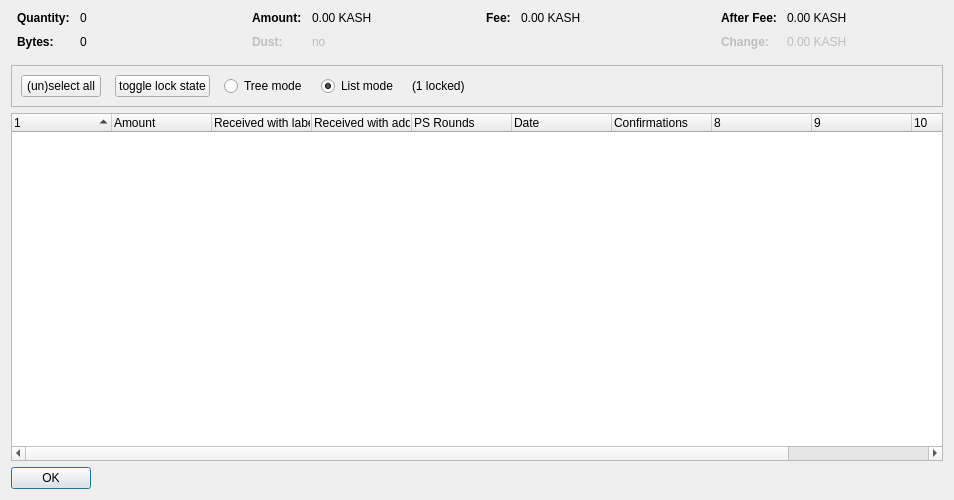
<?xml version="1.0" encoding="UTF-8"?>
<ui version="4.0">
 <class>CoinControlDialog</class>
 <widget class="QDialog" name="CoinControlDialog">
  <property name="geometry">
   <rect>
    <x>0</x>
    <y>0</y>
    <width>954</width>
    <height>500</height>
   </rect>
  </property>
  <property name="windowTitle">
   <string>Coin Selection</string>
  </property>
  <layout class="QVBoxLayout" name="verticalLayout">
   <item>
    <layout class="QHBoxLayout" name="horizontalLayoutTop" stretch="0,0,0,0">
     <property name="topMargin">
      <number>0</number>
     </property>
     <property name="bottomMargin">
      <number>10</number>
     </property>
     <item>
      <layout class="QFormLayout" name="formLayoutCoinControl1">
       <property name="horizontalSpacing">
        <number>10</number>
       </property>
       <property name="verticalSpacing">
        <number>10</number>
       </property>
       <property name="leftMargin">
        <number>6</number>
       </property>
       <property name="rightMargin">
        <number>6</number>
       </property>
       <item row="0" column="0">
        <widget class="QLabel" name="labelCoinControlQuantityText">
         <property name="font">
          <font>
           <weight>75</weight>
           <bold>true</bold>
          </font>
         </property>
         <property name="text">
          <string>Quantity:</string>
         </property>
        </widget>
       </item>
       <item row="0" column="1">
        <widget class="QLabel" name="labelCoinControlQuantity">
         <property name="cursor">
          <cursorShape>IBeamCursor</cursorShape>
         </property>
         <property name="contextMenuPolicy">
          <enum>Qt::ActionsContextMenu</enum>
         </property>
         <property name="text">
          <string notr="true">0</string>
         </property>
         <property name="textInteractionFlags">
          <set>Qt::LinksAccessibleByMouse|Qt::TextSelectableByKeyboard|Qt::TextSelectableByMouse</set>
         </property>
        </widget>
       </item>
       <item row="1" column="0">
        <widget class="QLabel" name="labelCoinControlBytesText">
         <property name="font">
          <font>
           <weight>75</weight>
           <bold>true</bold>
          </font>
         </property>
         <property name="text">
          <string>Bytes:</string>
         </property>
        </widget>
       </item>
       <item row="1" column="1">
        <widget class="QLabel" name="labelCoinControlBytes">
         <property name="cursor">
          <cursorShape>IBeamCursor</cursorShape>
         </property>
         <property name="contextMenuPolicy">
          <enum>Qt::ActionsContextMenu</enum>
         </property>
         <property name="text">
          <string notr="true">0</string>
         </property>
         <property name="textInteractionFlags">
          <set>Qt::LinksAccessibleByMouse|Qt::TextSelectableByKeyboard|Qt::TextSelectableByMouse</set>
         </property>
        </widget>
       </item>
      </layout>
     </item>
     <item>
      <layout class="QFormLayout" name="formLayoutCoinControl2">
       <property name="horizontalSpacing">
        <number>10</number>
       </property>
       <property name="verticalSpacing">
        <number>10</number>
       </property>
       <property name="leftMargin">
        <number>6</number>
       </property>
       <property name="rightMargin">
        <number>6</number>
       </property>
       <item row="0" column="0">
        <widget class="QLabel" name="labelCoinControlAmountText">
         <property name="font">
          <font>
           <weight>75</weight>
           <bold>true</bold>
          </font>
         </property>
         <property name="text">
          <string>Amount:</string>
         </property>
        </widget>
       </item>
       <item row="0" column="1">
        <widget class="QLabel" name="labelCoinControlAmount">
         <property name="cursor">
          <cursorShape>IBeamCursor</cursorShape>
         </property>
         <property name="contextMenuPolicy">
          <enum>Qt::ActionsContextMenu</enum>
         </property>
         <property name="text">
          <string notr="true">0.00 KASH</string>
         </property>
         <property name="textInteractionFlags">
          <set>Qt::LinksAccessibleByMouse|Qt::TextSelectableByKeyboard|Qt::TextSelectableByMouse</set>
         </property>
        </widget>
       </item>
       <item row="1" column="0">
        <widget class="QLabel" name="labelCoinControlLowOutputText">
         <property name="enabled">
          <bool>false</bool>
         </property>
         <property name="font">
          <font>
           <weight>75</weight>
           <bold>true</bold>
          </font>
         </property>
         <property name="text">
          <string>Dust:</string>
         </property>
        </widget>
       </item>
       <item row="1" column="1">
        <widget class="QLabel" name="labelCoinControlLowOutput">
         <property name="enabled">
          <bool>false</bool>
         </property>
         <property name="cursor">
          <cursorShape>IBeamCursor</cursorShape>
         </property>
         <property name="contextMenuPolicy">
          <enum>Qt::ActionsContextMenu</enum>
         </property>
         <property name="text">
          <string notr="true">no</string>
         </property>
         <property name="textInteractionFlags">
          <set>Qt::LinksAccessibleByMouse|Qt::TextSelectableByKeyboard|Qt::TextSelectableByMouse</set>
         </property>
        </widget>
       </item>
      </layout>
     </item>
     <item>
      <layout class="QFormLayout" name="formLayoutCoinControl3">
       <property name="horizontalSpacing">
        <number>10</number>
       </property>
       <property name="verticalSpacing">
        <number>10</number>
       </property>
       <property name="leftMargin">
        <number>6</number>
       </property>
       <property name="rightMargin">
        <number>6</number>
       </property>
       <item row="0" column="0">
        <widget class="QLabel" name="labelCoinControlFeeText">
         <property name="font">
          <font>
           <weight>75</weight>
           <bold>true</bold>
          </font>
         </property>
         <property name="text">
          <string>Fee:</string>
         </property>
        </widget>
       </item>
       <item row="0" column="1">
        <widget class="QLabel" name="labelCoinControlFee">
         <property name="cursor">
          <cursorShape>IBeamCursor</cursorShape>
         </property>
         <property name="contextMenuPolicy">
          <enum>Qt::ActionsContextMenu</enum>
         </property>
         <property name="text">
          <string notr="true">0.00 KASH</string>
         </property>
         <property name="textInteractionFlags">
          <set>Qt::LinksAccessibleByMouse|Qt::TextSelectableByKeyboard|Qt::TextSelectableByMouse</set>
         </property>
        </widget>
       </item>
      </layout>
     </item>
     <item>
      <layout class="QFormLayout" name="formLayoutCoinControl4">
       <property name="horizontalSpacing">
        <number>10</number>
       </property>
       <property name="verticalSpacing">
        <number>10</number>
       </property>
       <property name="leftMargin">
        <number>6</number>
       </property>
       <property name="rightMargin">
        <number>6</number>
       </property>
       <item row="0" column="0">
        <widget class="QLabel" name="labelCoinControlAfterFeeText">
         <property name="font">
          <font>
           <weight>75</weight>
           <bold>true</bold>
          </font>
         </property>
         <property name="text">
          <string>After Fee:</string>
         </property>
        </widget>
       </item>
       <item row="0" column="1">
        <widget class="QLabel" name="labelCoinControlAfterFee">
         <property name="cursor">
          <cursorShape>IBeamCursor</cursorShape>
         </property>
         <property name="contextMenuPolicy">
          <enum>Qt::ActionsContextMenu</enum>
         </property>
         <property name="text">
          <string notr="true">0.00 KASH</string>
         </property>
         <property name="textInteractionFlags">
          <set>Qt::LinksAccessibleByMouse|Qt::TextSelectableByKeyboard|Qt::TextSelectableByMouse</set>
         </property>
        </widget>
       </item>
       <item row="1" column="0">
        <widget class="QLabel" name="labelCoinControlChangeText">
         <property name="enabled">
          <bool>false</bool>
         </property>
         <property name="font">
          <font>
           <weight>75</weight>
           <bold>true</bold>
          </font>
         </property>
         <property name="text">
          <string>Change:</string>
         </property>
        </widget>
       </item>
       <item row="1" column="1">
        <widget class="QLabel" name="labelCoinControlChange">
         <property name="enabled">
          <bool>false</bool>
         </property>
         <property name="cursor">
          <cursorShape>IBeamCursor</cursorShape>
         </property>
         <property name="contextMenuPolicy">
          <enum>Qt::ActionsContextMenu</enum>
         </property>
         <property name="text">
          <string notr="true">0.00 KASH</string>
         </property>
         <property name="textInteractionFlags">
          <set>Qt::LinksAccessibleByMouse|Qt::TextSelectableByKeyboard|Qt::TextSelectableByMouse</set>
         </property>
        </widget>
       </item>
      </layout>
     </item>
    </layout>
   </item>
   <item>
    <widget class="QFrame" name="frame">
     <property name="minimumSize">
      <size>
       <width>0</width>
       <height>40</height>
      </size>
     </property>
     <property name="frameShape">
      <enum>QFrame::StyledPanel</enum>
     </property>
     <property name="frameShadow">
      <enum>QFrame::Sunken</enum>
     </property>
     <layout class="QHBoxLayout" name="horizontalLayout">
      <item>
       <layout class="QHBoxLayout" name="horizontalLayoutPanel" stretch="0,0,0,0,0,0">
        <property name="spacing">
         <number>14</number>
        </property>
        <item>
         <widget class="QPushButton" name="pushButtonSelectAll">
          <property name="sizePolicy">
           <sizepolicy hsizetype="Maximum" vsizetype="Fixed">
            <horstretch>0</horstretch>
            <verstretch>0</verstretch>
           </sizepolicy>
          </property>
          <property name="text">
           <string>(un)select all</string>
          </property>
          <property name="autoDefault">
           <bool>false</bool>
          </property>
         </widget>
        </item>
        <item>
         <widget class="QPushButton" name="pushButtonToggleLock">
          <property name="sizePolicy">
           <sizepolicy hsizetype="Maximum" vsizetype="Fixed">
            <horstretch>0</horstretch>
            <verstretch>0</verstretch>
           </sizepolicy>
          </property>
          <property name="text">
           <string>toggle lock state</string>
          </property>
          <property name="autoDefault">
           <bool>false</bool>
          </property>
         </widget>
        </item>
        <item>
         <widget class="QRadioButton" name="radioTreeMode">
          <property name="sizePolicy">
           <sizepolicy hsizetype="Maximum" vsizetype="Fixed">
            <horstretch>0</horstretch>
            <verstretch>0</verstretch>
           </sizepolicy>
          </property>
          <property name="text">
           <string>Tree mode</string>
          </property>
         </widget>
        </item>
        <item>
         <widget class="QRadioButton" name="radioListMode">
          <property name="sizePolicy">
           <sizepolicy hsizetype="Maximum" vsizetype="Fixed">
            <horstretch>0</horstretch>
            <verstretch>0</verstretch>
           </sizepolicy>
          </property>
          <property name="text">
           <string>List mode</string>
          </property>
          <property name="checked">
           <bool>true</bool>
          </property>
         </widget>
        </item>
        <item>
         <widget class="QLabel" name="labelLocked">
          <property name="text">
           <string>(1 locked)</string>
          </property>
         </widget>
        </item>
        <item>
         <spacer name="horizontalSpacer">
          <property name="orientation">
           <enum>Qt::Horizontal</enum>
          </property>
          <property name="sizeHint" stdset="0">
           <size>
            <width>40</width>
            <height>20</height>
           </size>
          </property>
         </spacer>
        </item>
       </layout>
      </item>
     </layout>
    </widget>
   </item>
   <item>
    <widget class="CoinControlTreeWidget" name="treeWidget">
     <property name="contextMenuPolicy">
      <enum>Qt::CustomContextMenu</enum>
     </property>
     <property name="sortingEnabled">
      <bool>false</bool>
     </property>
     <property name="columnCount">
      <number>11</number>
     </property>
     <attribute name="headerShowSortIndicator" stdset="0">
      <bool>true</bool>
     </attribute>
     <attribute name="headerStretchLastSection">
      <bool>false</bool>
     </attribute>
     <column>
      <property name="text">
       <string/>
      </property>
     </column>
     <column>
      <property name="text">
       <string>Amount</string>
      </property>
     </column>
     <column>
      <property name="text">
       <string>Received with label</string>
      </property>
     </column>
     <column>
      <property name="text">
       <string>Received with address</string>
      </property>
     </column>
     <column>
      <property name="text">
       <string>PS Rounds</string>
      </property>
     </column>
     <column>
      <property name="text">
       <string>Date</string>
      </property>
     </column>
     <column>
      <property name="text">
       <string>Confirmations</string>
      </property>
      <property name="toolTip">
       <string>Confirmed</string>
      </property>
     </column>
     <column>
      <property name="text">
       <string/>
      </property>
     </column>
     <column>
      <property name="text">
       <string/>
      </property>
     </column>
     <column>
      <property name="text">
       <string/>
      </property>
     </column>
     <column>
      <property name="text">
       <string/>
      </property>
     </column>
    </widget>
   </item>
   <item>
    <widget class="QDialogButtonBox" name="buttonBox">
     <property name="sizePolicy">
      <sizepolicy hsizetype="Maximum" vsizetype="Fixed">
       <horstretch>0</horstretch>
       <verstretch>0</verstretch>
      </sizepolicy>
     </property>
     <property name="orientation">
      <enum>Qt::Horizontal</enum>
     </property>
     <property name="standardButtons">
      <set>QDialogButtonBox::Ok</set>
     </property>
    </widget>
   </item>
  </layout>
 </widget>
 <customwidgets>
  <customwidget>
   <class>CoinControlTreeWidget</class>
   <extends>QTreeWidget</extends>
   <header>coincontroltreewidget.h</header>
  </customwidget>
 </customwidgets>
 <resources/>
 <connections/>
</ui>
